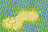

Rendered tile map (Tiled .tmx) drawn with the repository's tilesets; below, a short description and the full map source, tile grids included:
An orthogonal 3x2 tile map with 16x16 px tiles, 1 tile layer (Tile Layer 1).

<map version="1.5" tiledversion="1.7.2" orientation="orthogonal" renderorder="right-down" width="3" height="2" tilewidth="16" tileheight="16" infinite="0" nextlayerid="2" nextobjectid="1">
 <tileset firstgid="1" name="UpdatedVillage.png" tilewidth="16" tileheight="16" tilecount="1024" columns="32">
  <image source="UpdatedVillage.png" trans="ffffff" width="512" height="512" />
 </tileset>
 <layer id="1" name="Tile Layer 1" width="3" height="2">
  <properties>
   <property name="Main" value="" />
  </properties>
  <data>
   <tile gid="129" />
   <tile gid="203" />
   <tile gid="138" />
   <tile gid="427" />
   <tile gid="230" />
   <tile gid="170" />
  </data>
 </layer>
</map>
